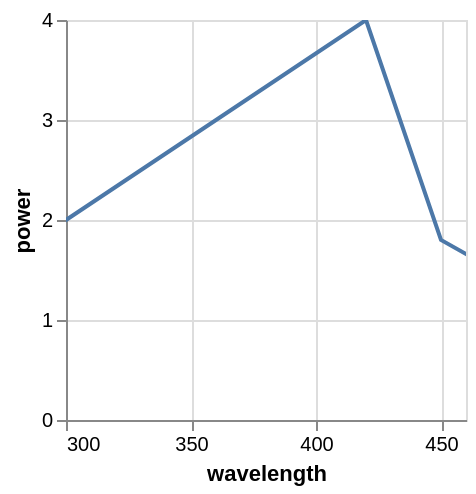

Here is the Vega-Lite specification saved for this chart:
### Vega specification from a JSON file in a GitHub repository (floating-point values rounded to 4 significant figures)
{"$schema": "https://vega.github.io/schema/vega/v5.json", "background": "white", "padding": 5, "width": 200, "height": 200, "style": "cell", "data": [{"name": "source_0", "values": [{"wavelength": 250, "power": 1}, {"wavelength": 300, "power": 2}, {"wavelength": 420, "power": 4}, {"wavelength": 450, "power": 1.8}, {"wavelength": 500, "power": 1.1}]}, {"name": "data_0", "source": "source_0", "transform": [{"type": "formula", "expr": "toNumber(datum[\"wavelength\"])", "as": "wavelength"}]}], "marks": [{"name": "marks", "type": "line", "clip": true, "style": ["line"], "sort": {"field": "datum[\"wavelength\"]"}, "from": {"data": "data_0"}, "encode": {"update": {"stroke": {"value": "#4c78a8"}, "x": {"scale": "x", "field": "wavelength"}, "y": {"scale": "y", "field": "power"}, "defined": {"signal": "isValid(datum[\"wavelength\"]) && isFinite(+datum[\"wavelength\"]) && isValid(datum[\"power\"]) && isFinite(+datum[\"power\"])"}}}}], "scales": [{"name": "x", "type": "linear", "domain": [300, 450], "range": [0, {"signal": "width"}], "nice": true, "zero": false}, {"name": "y", "type": "linear", "domain": {"data": "data_0", "field": "power"}, "range": [{"signal": "height"}, 0], "nice": true, "zero": true}], "axes": [{"scale": "x", "orient": "bottom", "gridScale": "y", "grid": true, "tickCount": {"signal": "ceil(width/40)"}, "domain": false, "labels": false, "maxExtent": 0, "minExtent": 0, "ticks": false, "zindex": 0}, {"scale": "y", "orient": "left", "gridScale": "x", "grid": true, "tickCount": {"signal": "ceil(height/40)"}, "domain": false, "labels": false, "maxExtent": 0, "minExtent": 0, "ticks": false, "zindex": 0}, {"scale": "x", "orient": "bottom", "grid": false, "title": "wavelength", "labelFlush": true, "labelOverlap": true, "tickCount": {"signal": "ceil(width/40)"}, "zindex": 0}, {"scale": "y", "orient": "left", "grid": false, "title": "power", "labelOverlap": true, "tickCount": {"signal": "ceil(height/40)"}, "zindex": 0}], "config": {"background": "white"}}
